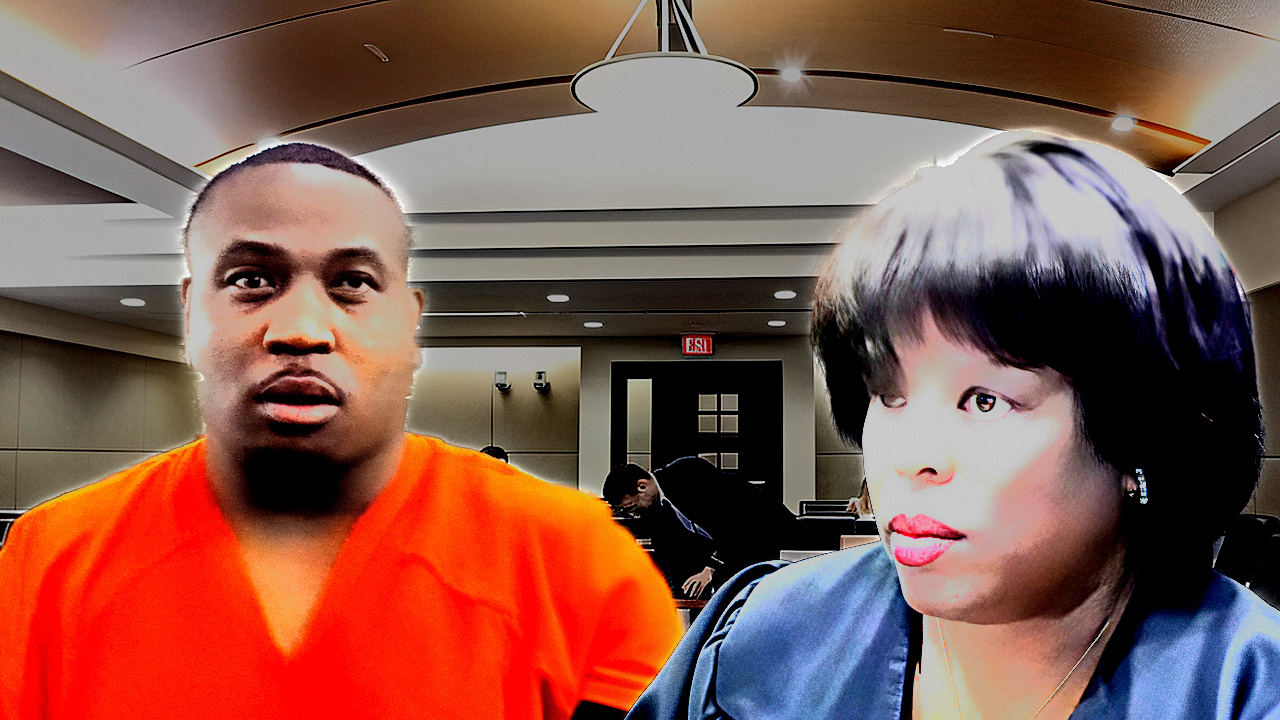
#> input picture tools/fixtures/rejected_2026_09_02/CLAYTON_thumb.photo.jpg, 1280 x 720 px
$ python -i gz_arrow.py   (imports and definitions only)
#> lines starting #> are read from the running program, lines starting #| are printed output that depends on the picture; after the words box and inside, x2 and y2 are one past the last pixel; in counts of white or black regions, pixels touching at a corner belong together
#> further down, picture is the input picture: shape (720, 1280, 3); mean B, G, R 79.1, 89.3, 133
# The red arrow is a second directional vector in the composition.
# Does it run WITH the judge's gaze or against it? Where does its tip sit relative to the faces?
import cv2, numpy as np, json, sys, os
ROOT = "C:/Users/natha/Projects/boyd-clips"
# [1 line not run here, left out]
DEAD = 0.08


def grp(f):
    if f.startswith("top_"): return "CT_TOP"
    if f.startswith("bot_"): return "CT_BOT"
    if f[0].isdigit(): return "AUDIT"
    return "OURS"


def arrows(bgr):
    H, W = bgr.shape[:2]
#> H = 720; W = 1280
    hsv = cv2.cvtColor(bgr, cv2.COLOR_BGR2HSV)
#> hsv: shape (720, 1280, 3); mean H, S, V 32.4, 109.6, 139
    Hc, S, V = hsv[:, :, 0].astype(int), hsv[:, :, 1].astype(int), hsv[:, :, 2].astype(int)
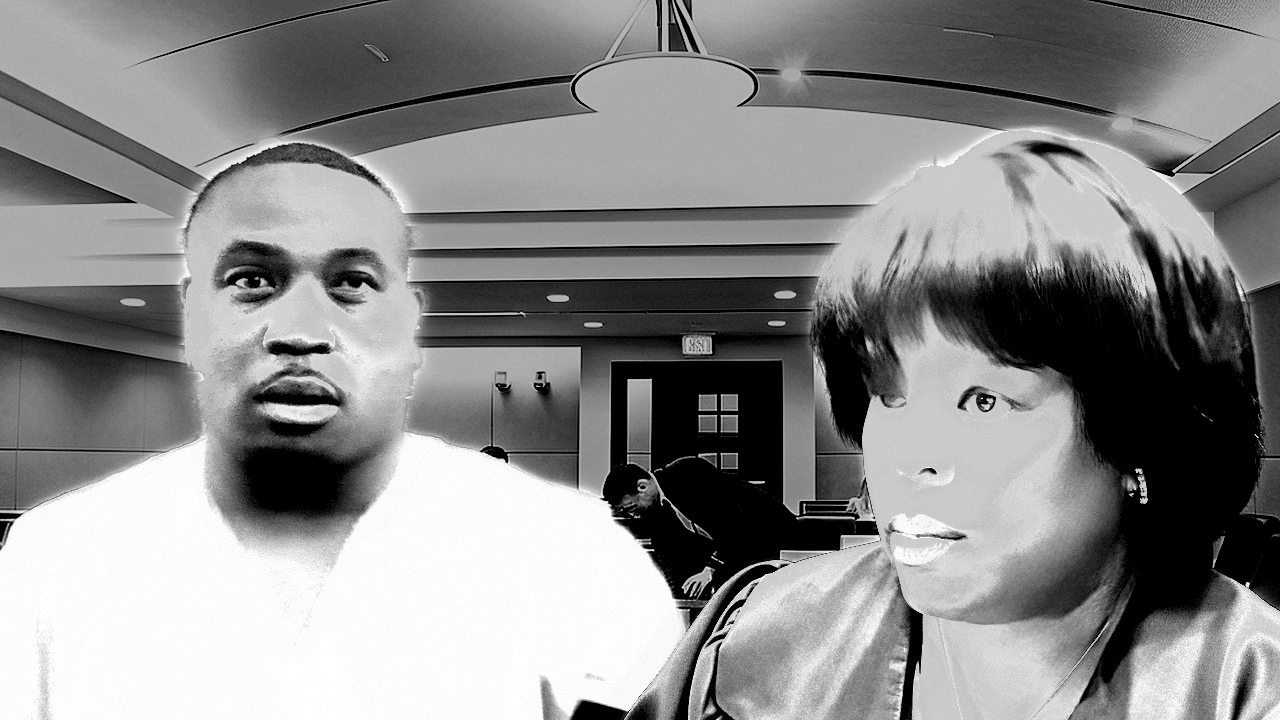
#> V: shape (720, 1280) int64; min 0, max 255, mean 139
    red = (((Hc <= 6) | (Hc >= 174)) & (S >= 170) & (V >= 120)).astype(np.uint8)
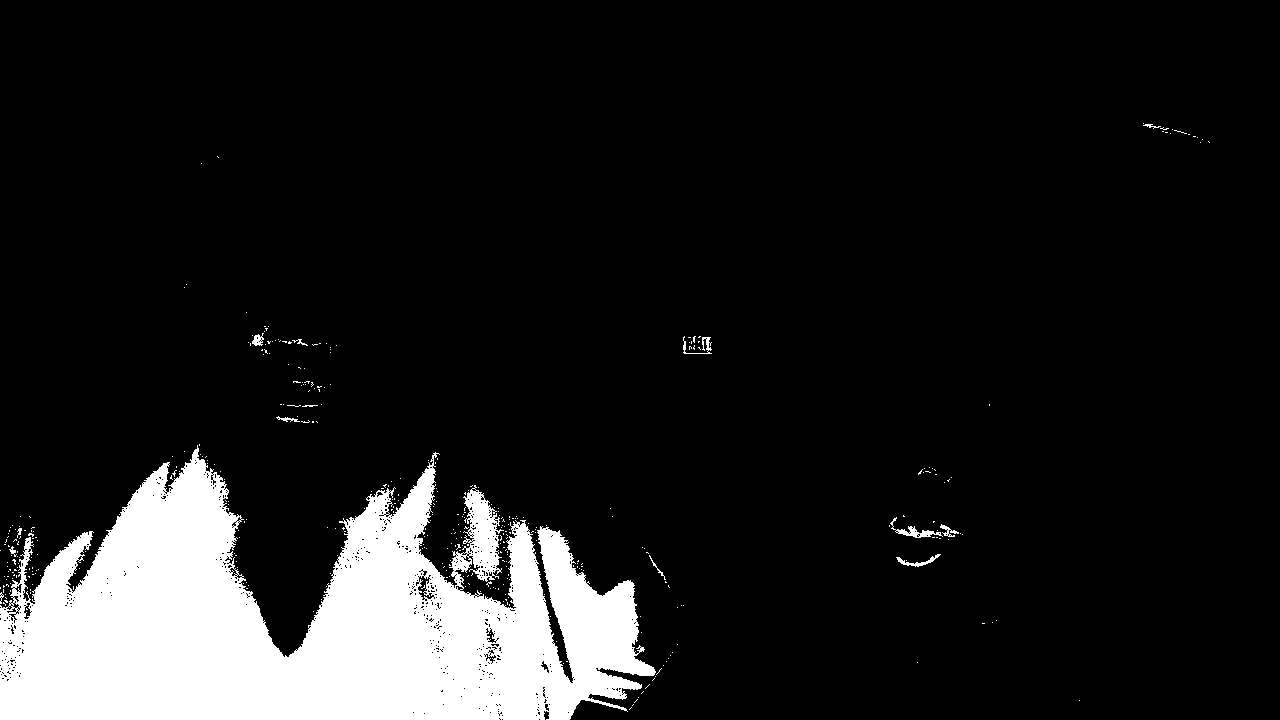
#> red: shape (720, 1280); values 0 (black) and 1 (white), 11.8% white; 401 white regions (387 under 20 px), largest, box (x1, y1, x2, y2) and area: (0, 445, 656, 720) 106430, (890, 517, 943, 538) 262, (896, 554, 941, 567) 156
    yel = ((Hc >= 20) & (Hc <= 34) & (S >= 170) & (V >= 170)).astype(np.uint8)
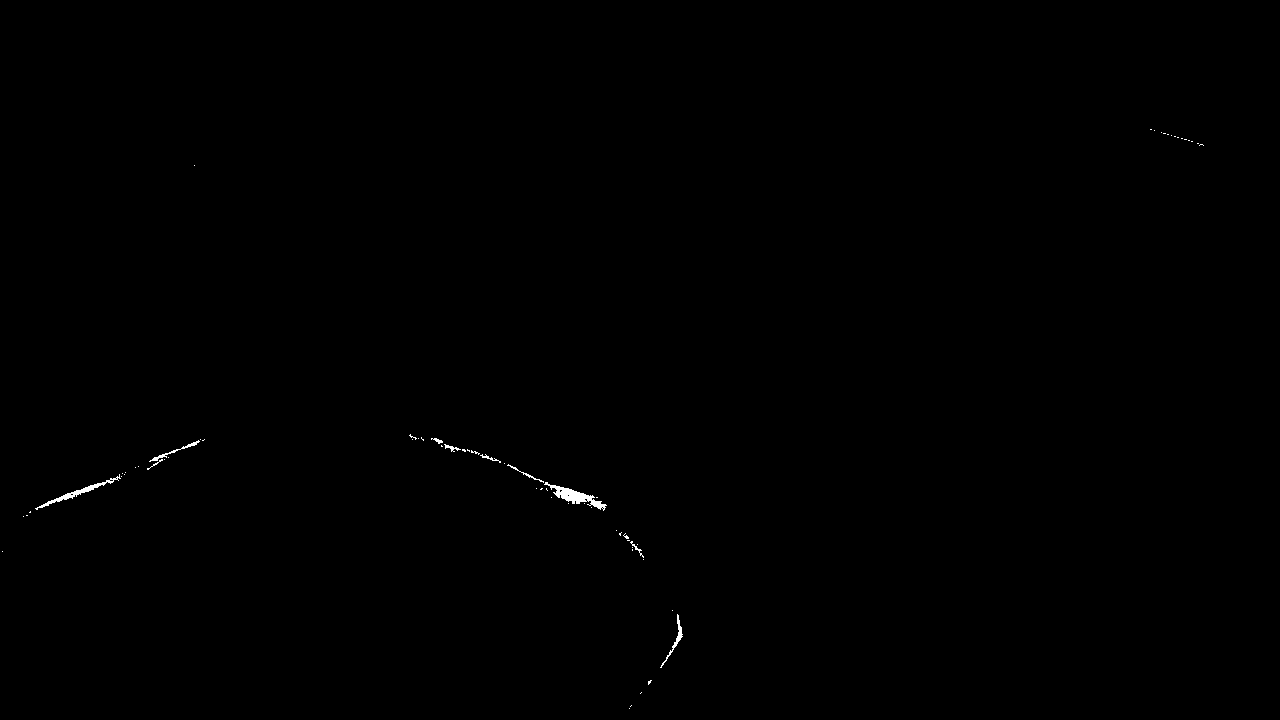
#> yel: shape (720, 1280); values 0 (black) and 1 (white), 0.17% white; 69 white regions (59 under 20 px), largest, box (x1, y1, x2, y2) and area: (544, 482, 607, 511) 510, (35, 474, 121, 510) 336, (660, 614, 683, 668) 155
    out = []
    for cname, m in (("red", red), ("yellow", yel)):
        m = cv2.morphologyEx(m, cv2.MORPH_CLOSE, np.ones((5, 5), np.uint8))
        n, lab, st, ce = cv2.connectedComponentsWithStats(m, 8)
        for i in range(1, n):
            x, y, w, h, a = st[i]
            if a < 0.0015 * H * W or a > 0.08 * H * W: continue
            if w < 0.03 * W and h < 0.03 * H: continue
            comp = (lab == i)
            ys, xs = np.nonzero(comp)
            pts = np.stack([xs, ys], 1).astype(np.float64)
            mean = pts.mean(0)
            u, s, vt = np.linalg.svd(pts - mean, full_matrices=False)
            ax = vt[0]                                     # principal axis
            proj = (pts - mean) @ ax
            # width profile along the axis -> the TIP is the narrow end
            perp = (pts - mean) @ vt[1]
            lo, hi = proj.min(), proj.max()
            band = (hi - lo) * 0.18
            wlo = perp[proj < lo + band].std() if (proj < lo + band).sum() > 5 else 0
            whi = perp[proj > hi - band].std() if (proj > hi - band).sum() > 5 else 0
            tip_at_hi = whi < wlo
            tip = mean + ax * (hi if tip_at_hi else lo)
            tail = mean + ax * (lo if tip_at_hi else hi)
            d = tip - tail
            L = float(np.hypot(*d))
            if L < 0.05 * W: continue
            # solidity: an arrow is not a filled blob of text
            hull = cv2.convexHull(np.stack([xs, ys], 1))
            hull_a = cv2.contourArea(hull)
            sol = a / hull_a if hull_a > 0 else 1
            if sol > 0.92 or sol < 0.30: continue
            out.append(dict(colour=cname, area=int(a), area_frac=float(a / (H * W)),
                            bbox=[int(x), int(y), int(x + w), int(y + h)],
                            tip=[float(tip[0] / W), float(tip[1] / H)],
                            tail=[float(tail[0] / W), float(tail[1] / H)],
                            dx=float(d[0] / W), dy=float(d[1] / H),
                            angle_deg=float(np.degrees(np.arctan2(d[1], d[0]))),
                            len_frac=float(L / W), solidity=float(sol)))
#> this loop made 2 passes
#> (cname, n) on passes 1 to 2: ('red', 88), ('yellow', 36)
#> pass 1, in arrows, `n, lab, st, ce = cv2.connectedComponentsWithStats(m, 8)`:
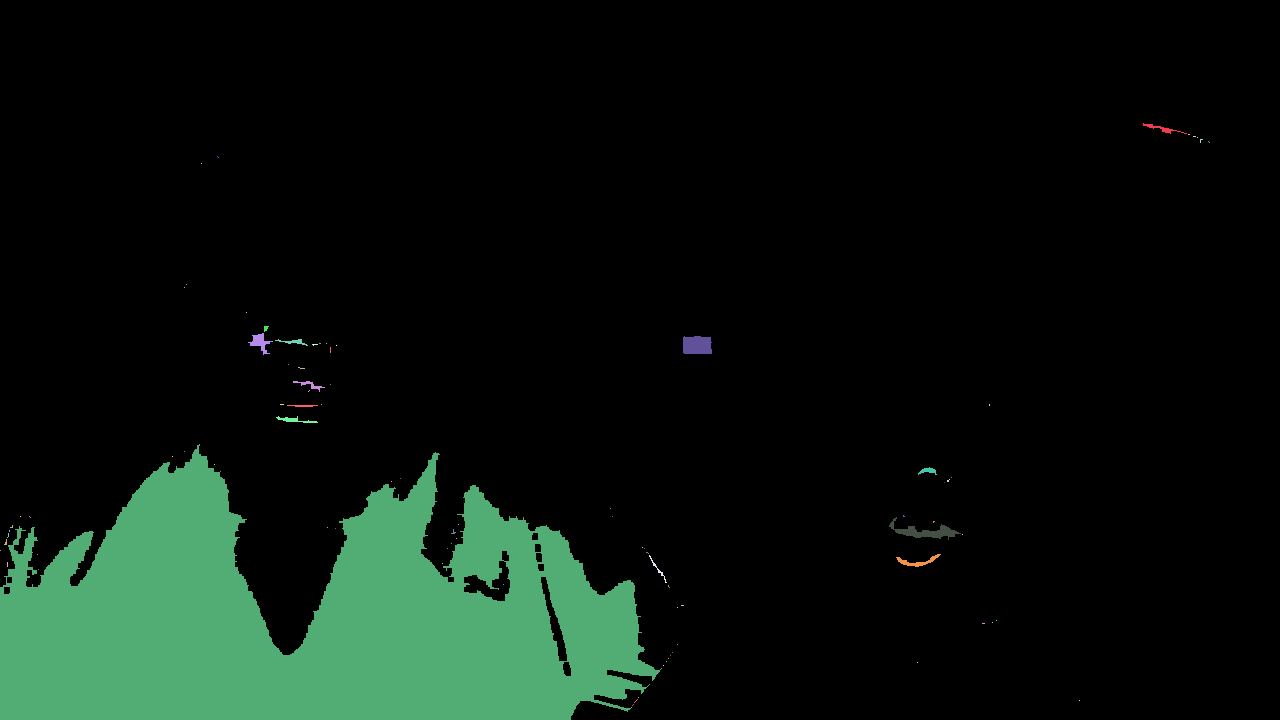
#> lab: shape (720, 1280) int32; 88 distinct labels, from 0 to 87; one colour per label, 0 black
#> after the loop, out = []
    out.sort(key=lambda a: -a["area"])
    return out[:3]


# [2 lines not run here, left out]
agg = {}
# [27 lines not run here, left out]

>>> import cv2
>>> picture = cv2.imread('../../tools/fixtures/rejected_2026_09_02/CLAYTON_thumb.photo.jpg')
>>> result = arrows(picture)
#> result = []
